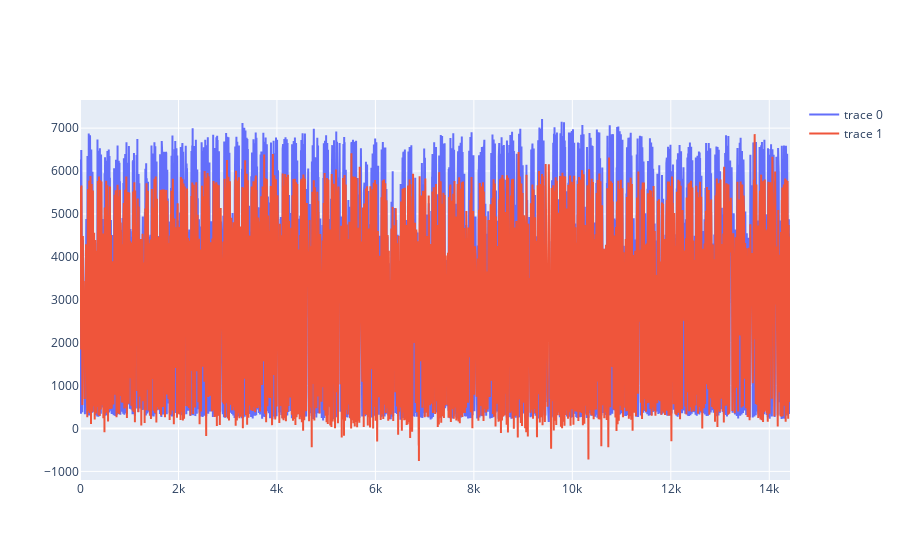

The cell this chart's notebook holds for it:
### Code cell
import plotly.graph_objects as go

fig = go.Figure(go.Line(y=y_test_inv[:,3]))
fig.add_trace(go.Line(y=pred[:,3]))
fig

### Figure 1 — Plotly figure (JSON) as saved in the notebook; plotly's stock layout.template omitted (floating-point values rounded to 4 significant figures; data arrays with more than 128 entries replaced by an {"elided": "..."} marker saying what was removed)
{"data": [{"type": "scatter", "y": {"elided": "14422 float values"}}, {"type": "scatter", "y": {"elided": "14422 float values"}}], "layout": {}}
